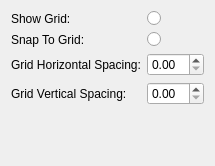
<ui version="4.0" >
 <class>GridTab</class>
 <widget class="QWidget" name="GridTab" >
  <property name="geometry" >
   <rect>
    <x>0</x>
    <y>0</y>
    <width>212</width>
    <height>166</height>
   </rect>
  </property>
  <property name="windowTitle" >
   <string>Form</string>
  </property>
  <layout class="QGridLayout" >
   <item row="0" column="0" colspan="2" >
    <widget class="QLabel" name="label_8" >
     <property name="text" >
      <string>Show Grid:</string>
     </property>
    </widget>
   </item>
   <item row="0" column="2" >
    <widget class="QRadioButton" name="_showGrid" >
     <property name="text" >
      <string/>
     </property>
    </widget>
   </item>
   <item row="1" column="0" colspan="2" >
    <widget class="QLabel" name="label_7" >
     <property name="text" >
      <string>Snap To Grid:</string>
     </property>
    </widget>
   </item>
   <item row="1" column="2" >
    <widget class="QRadioButton" name="_snapToGrid" >
     <property name="text" >
      <string/>
     </property>
    </widget>
   </item>
   <item row="2" column="0" colspan="2" >
    <widget class="QLabel" name="label_5" >
     <property name="text" >
      <string>Grid Horizontal Spacing:</string>
     </property>
    </widget>
   </item>
   <item row="2" column="2" >
    <widget class="QDoubleSpinBox" name="_gridHorSpacing" />
   </item>
   <item row="3" column="0" colspan="2" >
    <widget class="QLabel" name="label_6" >
     <property name="text" >
      <string>Grid Vertical Spacing:</string>
     </property>
    </widget>
   </item>
   <item row="3" column="2" >
    <widget class="QDoubleSpinBox" name="_gridVerSpacing" />
   </item>
   <item row="4" column="0" >
    <spacer>
     <property name="orientation" >
      <enum>Qt::Vertical</enum>
     </property>
     <property name="sizeHint" >
      <size>
       <width>20</width>
       <height>40</height>
      </size>
     </property>
    </spacer>
   </item>
  </layout>
 </widget>
 <resources/>
 <connections/>
</ui>
